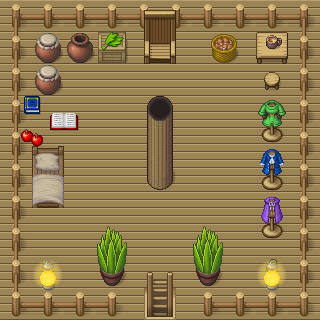

A level layout from a 2D game, rendered from its tile map. Below: a short description, then the map file with tile-grid data replaced by summaries:
An orthogonal 20x20 tile map with 16x16 px tiles, 9 tile layers (background, walls, furnitures, leaf, ...) and 24 objects (21x collision, key, exit_tree_house, spawn_tree_house).

<map version="1.8" tiledversion="1.8.2" orientation="orthogonal" renderorder="right-down" width="20" height="20" tilewidth="16" tileheight="16" infinite="0" nextlayerid="13" nextobjectid="29">
 <tileset firstgid="1" source="texture/city_package_all.tsx" />
 <layer id="1" name="background" width="20" height="20">
  <data>[400 cells, 400 non-empty, 1 distinct tile ids]</data>
 </layer>
 <layer id="2" name="walls" width="20" height="20">
  <data>[400 cells, 144 non-empty, 40 distinct tile ids]</data>
 </layer>
 <layer id="3" name="furnitures" width="20" height="20">
  <data>[400 cells, 85 non-empty, 72 distinct tile ids]</data>
 </layer>
 <layer id="6" name="leaf" width="20" height="20">
  <data>[400 cells, 4 non-empty, 4 distinct tile ids]</data>
 </layer>
 <layer id="7" name="Calque de Tuiles 6" width="20" height="20">
  <data>[400 cells, 0 non-empty, 0 distinct tile ids]</data>
 </layer>
 <layer id="8" name="Calque de Tuiles 7" width="20" height="20">
  <data>[400 cells, 0 non-empty, 0 distinct tile ids]</data>
 </layer>
 <layer id="9" name="Calque de Tuiles 8" width="20" height="20">
  <data>[400 cells, 0 non-empty, 0 distinct tile ids]</data>
 </layer>
 <layer id="12" name="Calque de Tuiles 9" width="20" height="20">
  <data>[400 cells, 0 non-empty, 0 distinct tile ids]</data>
 </layer>
 <layer id="4" name="furnitures superposition" width="20" height="20">
  <data>[400 cells, 38 non-empty, 32 distinct tile ids]</data>
 </layer>
 <objectgroup id="5" name="objects">
  <object id="1" type="collision" x="143.333" y="143.333" width="33.3333" height="49.3333" />
  <object id="28" type="key" x="262.051" y="252.395" width="20.2686" height="20.9318" />
  <object id="2" type="collision" x="30.6667" y="145.333" width="36.6667" height="63.3333" />
  <object id="3" type="collision" x="49.3333" y="110" width="29.3333" height="19.3333" />
  <object id="4" type="collision" x="24.6667" y="94.6667" width="16.6667" height="19.3333" />
  <object id="5" type="collision" x="33.3333" y="65.3333" width="30" height="30" />
  <object id="6" type="collision" x="32.6667" y="31.3333" width="148" height="32" />
  <object id="8" type="collision" x="210" y="30" width="28" height="32" />
  <object id="9" type="collision" x="254.667" y="29.3333" width="35.3333" height="34" />
  <object id="10" type="collision" x="263.333" y="80" width="17.3333" height="10" />
  <object id="11" type="collision" x="261" y="128" width="21.3333" height="16" />
  <object id="12" type="collision" x="261.667" y="176" width="21.3333" height="16" />
  <object id="13" type="collision" x="261" y="224" width="21.3333" height="16" />
  <object id="14" type="collision" x="261" y="271.333" width="21.3333" height="16" />
  <object id="15" type="collision" x="37" y="271.333" width="21.3333" height="16" />
  <object id="16" type="collision" x="93.6667" y="256" width="37.3333" height="31.3333" />
  <object id="17" type="collision" x="189" y="256" width="37.3333" height="31.3333" />
  <object id="19" type="collision" x="18" y="128" width="26.6667" height="16" />
  <object id="20" name="exit_tree_house" x="150.347" y="288.469" width="19.4047" height="31.5307" />
  <object id="21" name="spawn_tree_house" x="160" y="291.333">
   <point />
  </object>
  <object id="22" type="collision" x="0" y="2.27212" width="27.8335" height="317.529" />
  <object id="24" type="collision" x="290.832" y="2.84015" width="27.8335" height="317.529" />
  <object id="26" type="collision" x="0.568031" y="0.568031" width="309.577" height="29.5376" />
  <object id="27" type="collision" x="1.13606" y="291.4" width="316.961" height="27.2655" />
 </objectgroup>
</map>
